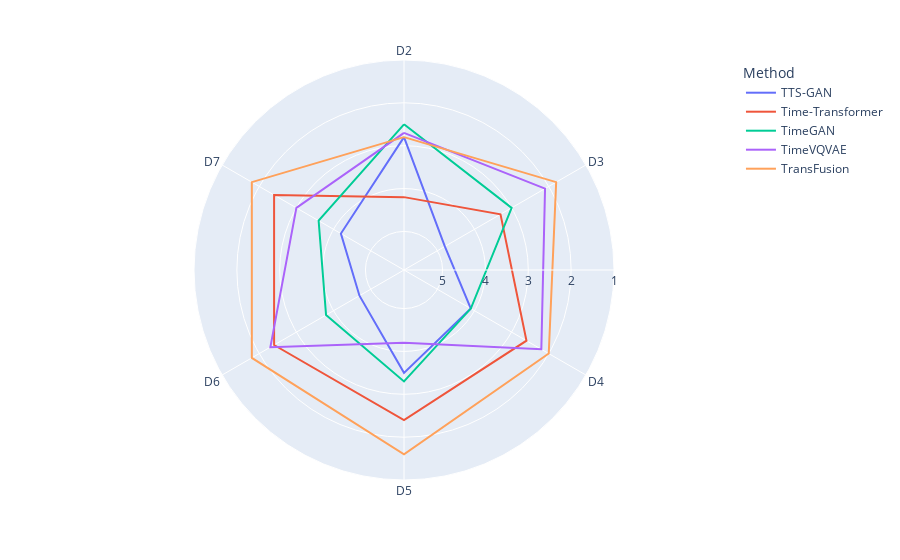

Notebook cell for this chart:
### Code cell
ranking_by_dataset = rankings.stack(level=0).reset_index().groupby("Method").mean()
spider_by_dataset = ranking_by_dataset.reset_index().melt(id_vars="Method")
fig_spider_by_dataset = px.line_polar(spider_by_dataset, r="value", theta="Dataset", color="Method", line_close=True) \
    .update_layout(polar={"radialaxis": {"range": [5.9,1], "dtick": 1}})
fig_spider_by_dataset

### Figure 1 — Plotly figure (JSON) as saved in the notebook; plotly's stock layout.template omitted (floating-point values rounded to 4 significant figures)
{"data": [{"hovertemplate": "Method=TTS-GAN<br>value=%{r}<br>Dataset=%{theta}<extra></extra>", "legendgroup": "TTS-GAN", "line": {"color": "#636efa", "dash": "solid"}, "marker": {"symbol": "circle"}, "mode": "lines", "name": "TTS-GAN", "r": [2.8, 4.8, 4.1, 3.5, 4.7, 4.2, 2.8], "showlegend": true, "subplot": "polar", "theta": ["D2", "D3", "D4", "D5", "D6", "D7", "D2"], "type": "scatterpolar"}, {"hovertemplate": "Method=Time-Transformer<br>value=%{r}<br>Dataset=%{theta}<extra></extra>", "legendgroup": "Time-Transformer", "line": {"color": "#EF553B", "dash": "solid"}, "marker": {"symbol": "circle"}, "mode": "lines", "name": "Time-Transformer", "r": [4.2, 3.3, 2.6, 2.4, 2.4, 2.4, 4.2], "showlegend": true, "subplot": "polar", "theta": ["D2", "D3", "D4", "D5", "D6", "D7", "D2"], "type": "scatterpolar"}, {"hovertemplate": "Method=TimeGAN<br>value=%{r}<br>Dataset=%{theta}<extra></extra>", "legendgroup": "TimeGAN", "line": {"color": "#00cc96", "dash": "solid"}, "marker": {"symbol": "circle"}, "mode": "lines", "name": "TimeGAN", "r": [2.5, 3, 4.1, 3.3, 3.8, 3.6, 2.5], "showlegend": true, "subplot": "polar", "theta": ["D2", "D3", "D4", "D5", "D6", "D7", "D2"], "type": "scatterpolar"}, {"hovertemplate": "Method=TimeVQVAE<br>value=%{r}<br>Dataset=%{theta}<extra></extra>", "legendgroup": "TimeVQVAE", "line": {"color": "#ab63fa", "dash": "solid"}, "marker": {"symbol": "circle"}, "mode": "lines", "name": "TimeVQVAE", "r": [2.7, 2.1, 2.2, 4.2, 2.3, 3, 2.7], "showlegend": true, "subplot": "polar", "theta": ["D2", "D3", "D4", "D5", "D6", "D7", "D2"], "type": "scatterpolar"}, {"hovertemplate": "Method=TransFusion<br>value=%{r}<br>Dataset=%{theta}<extra></extra>", "legendgroup": "TransFusion", "line": {"color": "#FFA15A", "dash": "solid"}, "marker": {"symbol": "circle"}, "mode": "lines", "name": "TransFusion", "r": [2.8, 1.8, 2, 1.6, 1.8, 1.8, 2.8], "showlegend": true, "subplot": "polar", "theta": ["D2", "D3", "D4", "D5", "D6", "D7", "D2"], "type": "scatterpolar"}], "layout": {"legend": {"title": {"text": "Method"}, "tracegroupgap": 0}, "margin": {"t": 60}, "polar": {"angularaxis": {"direction": "clockwise", "rotation": 90}, "domain": {"x": [0, 1], "y": [0, 1]}, "radialaxis": {"dtick": 1, "range": [5.9, 1]}}}}
